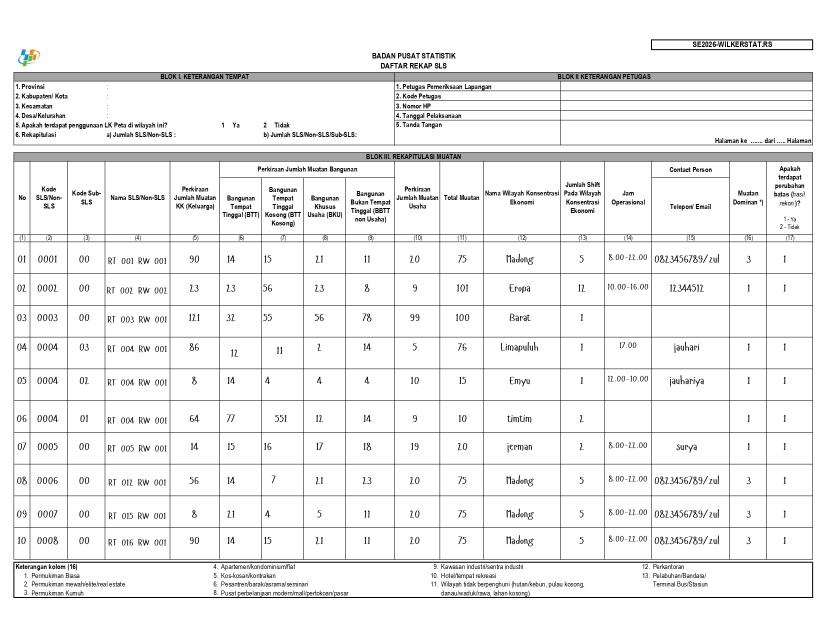
#> input picture contoh gambar/1.png, 1650 x 1275 px (shown at 1/2 size)
$ python test_simple_preprocessing.py
#> lines starting #> are read from the running program, lines starting #| are printed output that depends on the picture
#> in test_simple_preprocessing, image is the input picture: shape (1275, 1650, 3); mean B, G, R 240.2, 240.2, 240.2
#|   ✓ Original image loaded: (1275, 1650, 3)
"""
Test Stage 2: Simple Preprocessing (Clarity-Focused)

Goal: Make text clear and HD without destroying data

Strategy:
1. Resize to HD if too small (upscale for clarity)
2. Slight contrast enhancement (make text pop)
3. Minimal noise reduction (preserve details)
4. NO aggressive binarization
5. NO heavy sharpening that creates artifacts

Expected: Clear, readable image that preserves all original data
"""

import sys
from pathlib import Path
import cv2
import numpy as np

# Add project root to path
project_root = Path(__file__).parent.parent.parent
sys.path.insert(0, str(project_root))


def simple_preprocess(image: np.ndarray) -> np.ndarray:
    """
    Simple preprocessing focused on clarity

    Steps:
    1. Convert to grayscale
    2. Upscale if too small (for HD quality)
    3. Light contrast enhancement (CLAHE)
    4. Minimal denoising (preserve edges)

    NO: Heavy binarization, aggressive sharpening, morphology
    """

    # Step 1: Convert to grayscale
    if len(image.shape) == 3:
        gray = cv2.cvtColor(image, cv2.COLOR_BGR2GRAY)
    else:
        gray = image.copy()

    print(f"  Step 1: Grayscale - {gray.shape}")
#|   Step 1: Grayscale - (1275, 1650)

    # Step 2: Upscale if resolution is low (for HD clarity)
    h, w = gray.shape
#> h = 1275; w = 1650
    target_height = 1500  # HD target

    if h < target_height:
        scale = target_height / h
#> scale = 1.18
        new_h = target_height
        new_w = int(w * scale)
#> new_w = 1941
        gray = cv2.resize(gray, (new_w, new_h), interpolation=cv2.INTER_CUBIC)
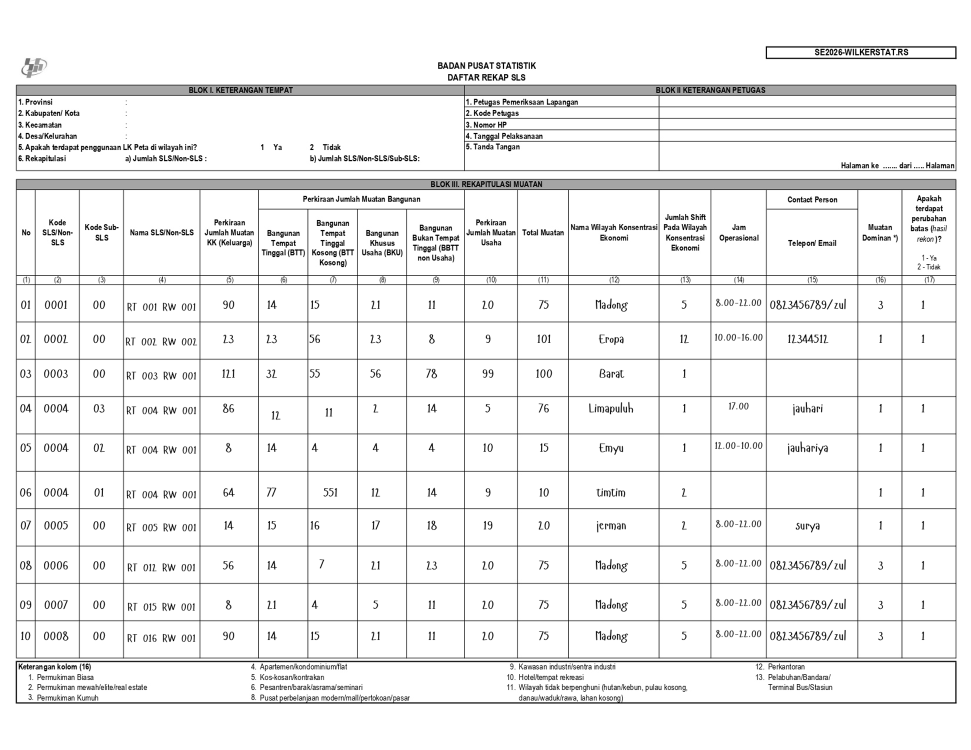
#> gray: shape (1500, 1941) (shown at 1/2 size); min 0, max 255, mean 239.6
        print(f"  Step 2: Upscaled to HD - {gray.shape}")
#|   Step 2: Upscaled to HD - (1500, 1941)
    else:
        print(f"  Step 2: Already HD - {gray.shape}")

    # Step 3: Light contrast enhancement (CLAHE - adaptive)
    clahe = cv2.createCLAHE(clipLimit=2.0, tileGridSize=(8, 8))
    enhanced = clahe.apply(gray)
    print(f"  Step 3: Contrast enhanced (CLAHE)")

    # Step 4: Minimal denoising (preserve edges & details)
    # Use bilateral filter - smooths while preserving edges
    denoised = cv2.bilateralFilter(enhanced, d=5, sigmaColor=50, sigmaSpace=50)
    print(f"  Step 4: Light denoising (bilateral)")

    return denoised


def test_simple_preprocessing():
    """Test simple preprocessing on sample image"""

    print('='*60)
    print('STAGE 2: SIMPLE PREPROCESSING (Clarity-Focused)')
    print('='*60)

    # Load original image from Stage 1
    print('\n[Load] Loading original image...')
    image_path = project_root / 'contoh gambar' / '1.png'

    if not image_path.exists():
        print(f'  ✗ ERROR: {image_path} not found')
        return False

    image = cv2.imread(str(image_path))
    print(f'  ✓ Original image loaded: {image.shape}')

    # Apply simple preprocessing
    print('\n[Process] Applying simple preprocessing...')
    processed = simple_preprocess(image)

    # Save result
    print('\n[Save] Saving result...')
    results_dir = project_root / 'experiments' / 'results'
    results_dir.mkdir(exist_ok=True)

    output_path = results_dir / 'stage2_simple_preprocessing.jpg'
    cv2.imwrite(str(output_path), processed)
    print(f'  ✓ Saved: {output_path.name}')

    # Compare with original
    print('\n[Compare] Image comparison:')
    print(f'  Original:   {image.shape}')
#|   Original:   (1275, 1650, 3)
    print(f'  Processed:  {processed.shape}')
#|   Processed:  (1500, 1941)
    print(f'  File size:  {output_path.stat().st_size // 1024} KB')

    # Check contrast improvement
    orig_gray = cv2.cvtColor(image, cv2.COLOR_BGR2GRAY)
    print(f'\n[Quality] Contrast analysis:')
    print(f'  Original contrast:   {orig_gray.std():.2f}')
#|   Original contrast:   49.12
    print(f'  Processed contrast:  {processed.std():.2f}')
#|   Processed contrast:  46.26
    print(f'  Improvement:         {((processed.std() / orig_gray.std() - 1) * 100):.1f}%')
#|   Improvement:         -5.8%

    print('\n' + '='*60)
    print('SIMPLE PREPROCESSING COMPLETE')
    print('='*60)
    print(f'Output: {output_path.name}')
    print('\nNext: Run Stage 3 with this preprocessed image')
    print('='*60)

    return True


if __name__ == '__main__':
    success = test_simple_preprocessing()
    sys.exit(0 if success else 1)
#> (the program exits here)
